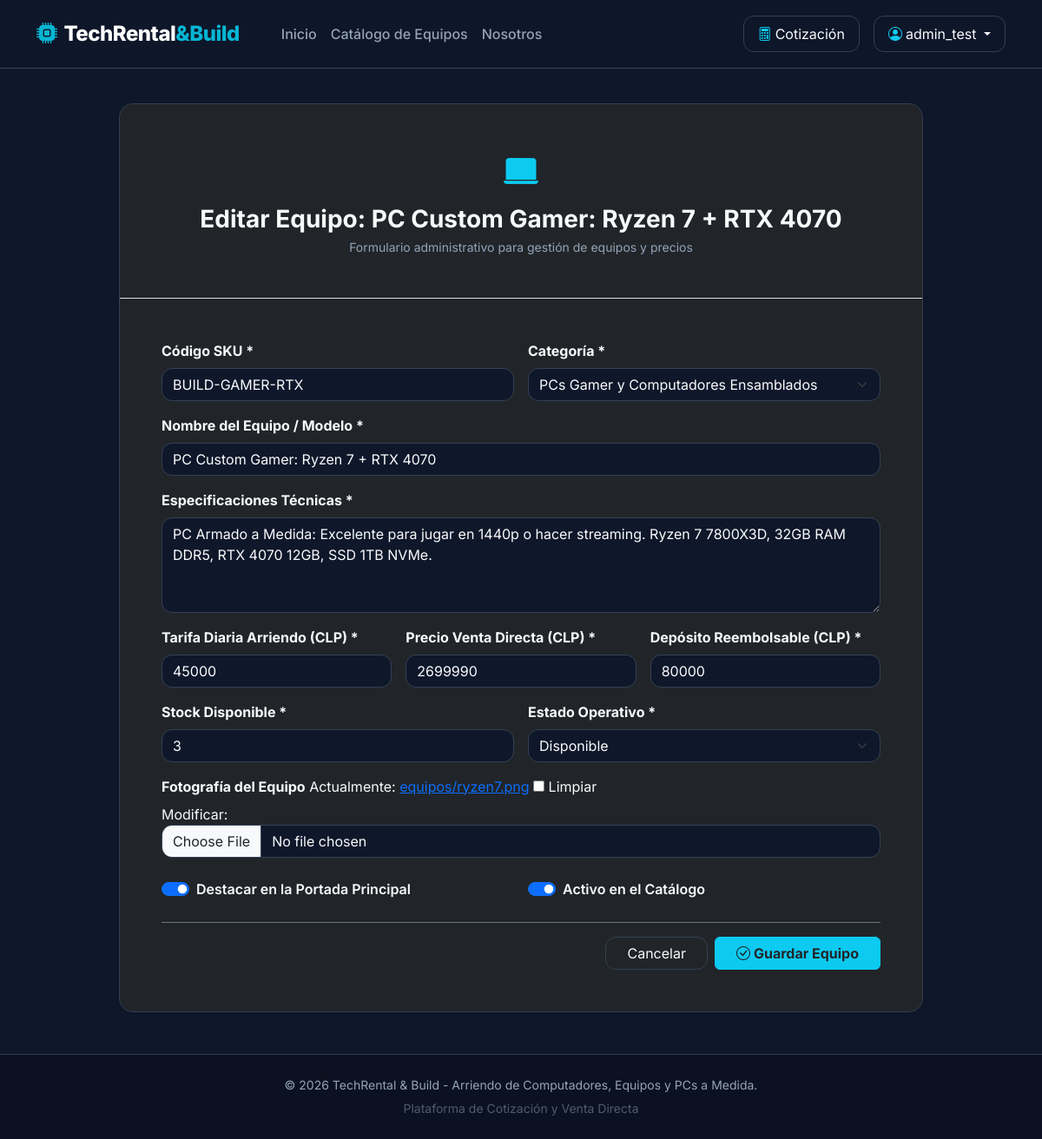
Page /inventario/gestion/editar/2/ (signed in) on the committed database.
### apps/inventario/models.py (models this page shows, shortened)
class EquipoInformatico(models.Model):
    ESTADO_CHOICES = [
        ('DISPONIBLE', 'Disponible'),
        ('NO_DISPONIBLE', 'No disponible'),
    ]
    codigo_sku = models.CharField(max_length=50, unique=True, verbose_name="Código SKU")
    nombre = models.CharField(max_length=200, verbose_name="Nombre del Equipo")
    slug = models.SlugField(max_length=220, unique=True, blank=True)
    categoria = models.ForeignKey(CategoriaEquipo, on_delete=models.PROTECT, related_name="equipos", verbose_name="Categoría")
    especificaciones = models.TextField(verbose_name="Especificaciones Técnicas")
    tarifa_diaria = models.DecimalField(
        max_digits=10,
        decimal_places=0,
        validators=[MinValueValidator(0)],
        verbose_name="Tarifa Diaria Arriendo (CLP)"
    )
    precio_venta = models.DecimalField(
        max_digits=10,
        decimal_places=0,
        validators=[MinValueValidator(0)],
        default=0,
        verbose_name="Precio de Venta Directa (CLP)"
    )
    monto_garantia = models.DecimalField(
        max_digits=10,
        decimal_places=0,
        validators=[MinValueValidator(0)],
        verbose_name="Monto de Garantía Reembolsable (CLP)"
    )
    stock = models.PositiveIntegerField(default=1, verbose_name="Stock Disponible")
    estado = models.CharField(max_length=20, choices=ESTADO_CHOICES, default='DISPONIBLE', verbose_name="Estado")
    imagen = models.ImageField(upload_to='equipos/', blank=True, null=True, verbose_name="Fotografía")
    destacado = models.BooleanField(default=False, verbose_name="Destacar en portada")
    activo = models.BooleanField(default=True, verbose_name="Activo en catálogo")
    fecha_creacion = models.DateTimeField(auto_now_add=True)
    fecha_actualizacion = models.DateTimeField(auto_now=True)
    class Meta:
        verbose_name = "Equipo Informático"
        verbose_name_plural = "Equipos Informáticos"
        ordering = ['-fecha_creacion']

### apps/inventario/views.py (the view)
# urls.py: path('gestion/editar/<int:id>/', views.equipo_editar, name='editar'),
@user_passes_test(_es_staff)
def equipo_editar(request, id):
    equipo = get_object_or_404(EquipoInformatico, id=id)
    if request.method == 'POST':
        form = EquipoInformaticoForm(request.POST, request.FILES, instance=equipo)
        if form.is_valid():
            form.save()
            messages.success(request, f"Equipo '{equipo.nombre}' actualizado correctamente.")
            return redirect('inventario:gestion')
    else:
        form = EquipoInformaticoForm(instance=equipo)
    return render(request, 'inventario/equipo_form.html', {'form': form, 'equipo': equipo})

### apps/cotizaciones/context_processors.py (called while the page is built)
def cotizacion_context(request):
    cotizacion = request.session.get('cotizacion', {})
    total_items = sum(item.get('cantidad', 0) for item in cotizacion.values())
    return {
        'cotizacion_total_items': total_items
    }

### apps/inventario/models.py (called while the page is built)
    def __str__(self):
        return self.nombre

### apps/inventario/views.py (called while the page is built)
def _es_staff(user):
    return user.is_staff

### apps/inventario/templates/inventario/equipo_form.html (shortened to what this page needs)
{% extends 'base.html' %}
{% block content %}
<div class="row justify-content-center">
    <div class="col-lg-10">
        <div class="card border-0 shadow-sm rounded-4 overflow-hidden bg-white mb-4">
            <div class="bg-dark text-white p-4 p-md-5 border-bottom text-center">
                <i class="bi bi-laptop-fill fs-1 text-info d-block mb-2"></i>
                <h2 class="h3 fw-bold mb-1 text-main">
                    {% if equipo %}Editar Equipo: {{ equipo.nombre }}{% else %}Ingresar Nuevo Equipo al Inventario{% endif %}
                </h2>
                <p class="text-muted small mb-0">Formulario administrativo para gestión de equipos y precios</p>
            </div>
            <div class="card-body p-4 p-md-5 bg-dark">
                <form method="POST" enctype="multipart/form-data">
                    <div class="row g-3 mb-4">
                        <div class="col-md-6">
                            <label class="form-label fw-bold text-main">Código SKU *</label>
                            {{ form.codigo_sku }}
                        </div>
                        <div class="col-md-6">
                            <label class="form-label fw-bold text-main">Categoría *</label>
                            {{ form.categoria }}
                        </div>
                        <div class="col-12">
                            <label class="form-label fw-bold text-main">Nombre del Equipo / Modelo *</label>
                            {{ form.nombre }}
                        </div>
                        <div class="col-12">
                            <label class="form-label fw-bold text-main">Especificaciones Técnicas *</label>
                            {{ form.especificaciones }}
                        </div>
                        <div class="col-md-4">
                            <label class="form-label fw-bold text-main">Tarifa Diaria Arriendo (CLP) *</label>
                            {{ form.tarifa_diaria }}
                        </div>
                        <div class="col-md-4">
                            <label class="form-label fw-bold text-main">Precio Venta Directa (CLP) *</label>
                            {{ form.precio_venta }}
                        </div>
                        <div class="col-md-4">
                            <label class="form-label fw-bold text-main">Depósito Reembolsable (CLP) *</label>
                            {{ form.monto_garantia }}
                        </div>
                        <div class="col-md-6">
                            <label class="form-label fw-bold text-main">Stock Disponible *</label>
                            {{ form.stock }}
                        </div>
                        <div class="col-md-6">
                            <label class="form-label fw-bold text-main">Estado Operativo *</label>
                            {{ form.estado }}
                        </div>
                        <div class="col-12">
                            <label class="form-label fw-bold text-main">Fotografía del Equipo</label>
                            {{ form.imagen }}
                        </div>
                        <div class="col-md-6">
                            <div class="form-check form-switch mt-2">
                                {{ form.destacado }}
                                <label class="form-check-label text-main fw-semibold" for="{{ form.destacado.id_for_label }}">
                                    Destacar en la Portada Principal
                                </label>
                            </div>
                        </div>
                        <div class="col-md-6">
                            <div class="form-check form-switch mt-2">
                                {{ form.activo }}
                                <label class="form-check-label text-main fw-semibold" for="{{ form.activo.id_for_label }}">
                                    Activo en el Catálogo
                                </label>
                            </div>
                        </div>
                    </div>
                    <div class="d-flex justify-content-end gap-2 pt-3 border-top border-secondary">
                        <a href="{% url 'inventario:gestion' %}" class="btn btn-outline-secondary px-4">
                            Cancelar
                        </a>
                        <button type="submit" class="btn btn-info fw-bold text-dark px-4">
                            <i class="bi bi-check-circle me-1"></i>Guardar Equipo
                        </button>
                    </div>
                </form>
            </div>
        </div>
    </div>
</div>
{% endblock %}

### templates/base.html (shortened to what this page needs)
{% load static %}
<!DOCTYPE html>
<html lang="es">
<head>
    <link href="https://cdn.jsdelivr.net/npm/bootstrap@5.3.2/dist/css/bootstrap.min.css" rel="stylesheet">
    <link rel="stylesheet" href="https://cdn.jsdelivr.net/npm/bootstrap-icons@1.11.1/font/bootstrap-icons.css">
    <link rel="stylesheet" href="{% static 'css/style.css' %}">
</head>
<body>
    <nav class="navbar navbar-expand-lg navbar-tech sticky-top py-3">
        <div class="container">
            <a class="navbar-brand navbar-brand-tech fs-4" href="{% url 'core:inicio' %}">
                <i class="bi bi-cpu-fill me-2 text-brand-primary"></i>TechRental<span>&Build</span>
            </a>
            <div class="collapse navbar-collapse" id="navbarMain">
                <ul class="navbar-nav me-auto mb-2 mb-lg-0 ms-lg-4">
                    <li class="nav-item">
                        <a class="nav-link nav-link-tech" href="{% url 'core:inicio' %}">Inicio</a>
                    </li>
                    <li class="nav-item">
                        <a class="nav-link nav-link-tech" href="{% url 'inventario:lista' %}">Catálogo de Equipos</a>
                    </li>
                    <li class="nav-item">
                        <a class="nav-link nav-link-tech" href="{% url 'core:nosotros' %}">Nosotros</a>
                    </li>
                </ul>
                <div class="d-flex align-items-center gap-3">
                    <a href="{% url 'cotizaciones:ver' %}" class="btn btn-outline-dark position-relative py-2 px-3">
                        <i class="bi bi-calculator me-1 text-info"></i>Cotización
                    </a>
                    {% if user.is_authenticated %}
                        <div class="dropdown">
                            <button class="btn btn-outline-dark dropdown-toggle py-2 px-3" type="button" data-bs-toggle="dropdown">
                                <i class="bi bi-person-circle me-1 text-info"></i>{{ user.username }}
                            </button>
                        </div>
                    {% else %}
                        <a href="{% url 'usuarios:login' %}" class="btn btn-outline-dark py-2 px-3">Ingresar</a>
                        <a href="{% url 'usuarios:registro' %}" class="btn btn-primary py-2 px-3">Registrarse</a>
                    {% endif %}
                </div>
            </div>
        </div>
    </nav>
    <main class="container my-4 flex-grow-1">
        {% block content %}
        {% endblock %}
    </main>
    <footer class="py-4 text-center">
        <div class="container">
            <p class="mb-1 text-muted small">&copy; 2026 TechRental & Build - Arriendo de Computadores, Equipos y PCs a Medida.</p>
            <small class="text-secondary opacity-50">Plataforma de Cotización y Venta Directa</small>
        </div>
    </footer>
</body>
</html>

### static/css/style.css (style rules this page uses)
:root { --bg-main: #0f172a; --bg-card: #1e293b; --bg-card-hover: #334155; --brand-primary: #06b6d4; --brand-primary-hover: #0891b2; --brand-accent: #3b82f6; --text-main: #f8fafc; --text-muted: #94a3b8; --border-color: #334155; }
.text-brand-primary { color: var(--brand-primary) !important; }
body { font-family: 'Inter', sans-serif; background-color: var(--bg-main); color: var(--text-main); min-height: 100vh; display: flex; flex-direction: column; }
.navbar-tech { background-color: rgba(15, 23, 42, 0.95); backdrop-filter: blur(12px); border-bottom: 1px solid var(--border-color); }
.navbar-brand-tech { font-weight: 800; letter-spacing: -0.5px; color: #fff !important; }
.navbar-brand-tech span { color: var(--brand-primary); }
.nav-link-tech { color: var(--text-muted) !important; font-weight: 500; transition: all 0.2s ease; }
.card { background-color: var(--bg-card) !important; border: 1px solid var(--border-color) !important; color: var(--text-main) !important; border-radius: 1rem !important; transition: transform 0.2s ease, border-color 0.2s ease, box-shadow 0.2s ease; }
.text-main { color: var(--text-main) !important; }
.text-muted, .text-secondary { color: var(--text-muted) !important; }
.btn-outline-dark, .btn-outline-secondary { border-color: var(--border-color) !important; color: var(--text-main) !important; border-radius: 0.75rem; }
.form-control, .form-select { background-color: #0f172a !important; border: 1px solid var(--border-color) !important; color: var(--text-main) !important; border-radius: 0.75rem; }
footer { margin-top: auto; background-color: #0b1120; border-top: 1px solid var(--border-color); }

### rows in the picture
EquipoInformatico: nombre "PC Custom Gamer: Ryzen 7 + RTX 4070", codigo_sku "BUILD-GAMER-RTX", categoria "PCs Gamer y Computadores Ensamblados", especificaciones "PC Armado a Medida: Excelente para jugar en 1440p o hacer streaming. Ryzen 7 7800X3D, 32GB RAM DDR5, RTX 4070 12GB, SSD 1TB NVMe.", tarifa_diaria "45000", precio_venta "2699990", monto_garantia "80000", stock "3", estado "Disponible", destacado "☑", activo "☑"

### other values in the picture
{{ user.username }} "admin_test"
